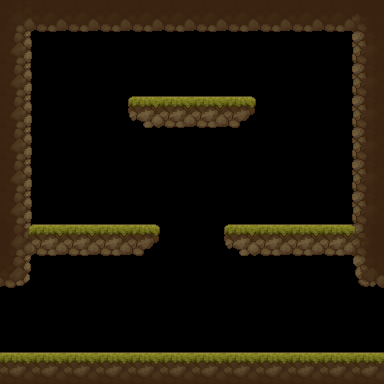

Below is a game level as drawn by its tile map, then a one-line description and the .tmx file that defines it, in full:
An orthogonal 12x12 tile map with 32x32 px tiles, 1 tile layer (terrain), 1 hidden layer not drawn.

<map version="1.10" tiledversion="1.11.2" orientation="orthogonal" renderorder="right-down" width="12" height="12" tilewidth="32" tileheight="32" infinite="0" nextlayerid="3" nextobjectid="1">
 <tileset firstgid="1" source="2D-Platformer-Tileset.tsx" />
 <layer id="1" name="prototype" width="12" height="12" visible="0">
  <data encoding="csv">
18,18,18,18,18,18,18,18,18,18,18,18,
18,32,32,32,32,32,32,32,32,32,32,18,
18,32,32,32,32,32,32,32,32,32,32,18,
18,32,32,32,18,18,18,18,32,32,32,18,
18,32,32,32,32,32,32,32,32,32,32,18,
18,32,32,32,32,32,32,32,32,32,32,18,
18,32,32,32,32,32,32,32,32,32,32,18,
18,18,18,18,18,32,32,18,18,18,18,18,
18,32,32,32,32,32,32,32,32,32,32,18,
32,32,32,32,32,32,32,32,32,32,32,32,
32,32,32,32,32,32,32,32,32,32,32,32,
18,18,18,18,18,18,18,18,18,18,18,18
</data>
 </layer>
 <layer id="2" name="terrain" width="12" height="12">
  <properties>
   <property name="unity:sortingLayer" value="Ground" />
  </properties>
  <data encoding="csv">
126,34,34,34,34,34,34,34,34,34,34,215,
19,16,16,16,16,16,16,16,16,16,16,17,
19,16,0,16,16,16,16,16,16,0,16,17,
19,16,0,16,55,194,194,252,16,0,16,17,
19,16,0,16,16,16,16,16,16,0,16,17,
19,16,0,0,0,0,0,0,0,0,16,17,
19,16,16,16,16,16,16,16,16,16,16,17,
217,194,194,194,252,16,16,55,194,194,194,91,
256,16,16,16,16,16,16,16,16,16,16,254,
16,0,0,0,0,0,0,0,0,0,0,16,
16,16,16,16,16,16,16,16,16,16,16,16,
2,2,2,2,2,2,2,2,2,2,2,2
</data>
 </layer>
</map>